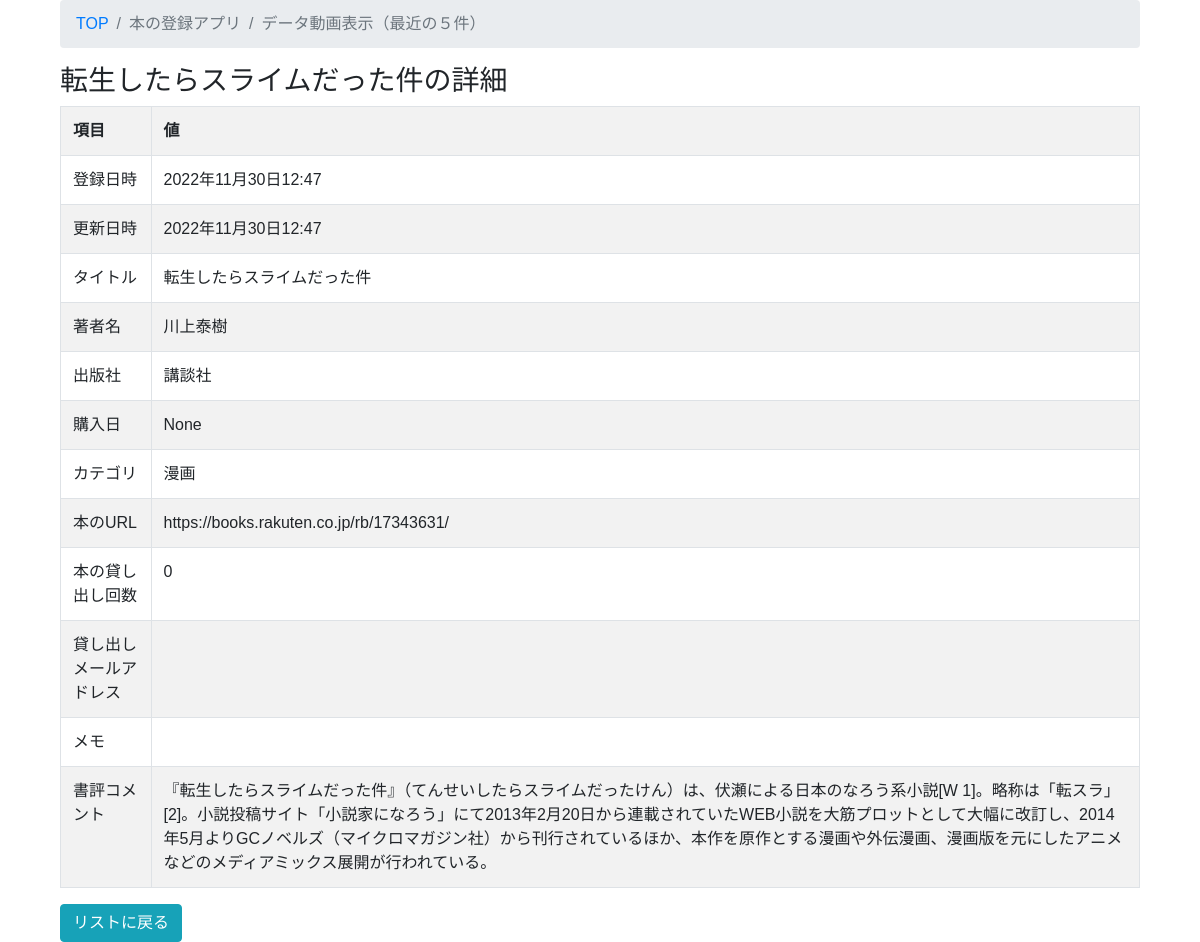
The page /detail/2/ on the database its author committed.
### book/models.py (models this page shows, shortened)
class Book(models.Model):
    class Meta:
       db_table ="book"
       verbose_name ="本の登録"          #追加
       verbose_name_plural ="本の登録"   #追加
    title = models.CharField(verbose_name="本のタイトル", max_length=255, help_text="※入力必須項目")
    author = models.CharField(verbose_name="本の著者名", max_length=30, blank=True)
    publisher = models.CharField(verbose_name="本の出版社", max_length=30, blank=True)
    buydate = models.DateField(verbose_name="購入日",default=datetime.now, null=True, blank=True)
    category = models.ForeignKey(Category, on_delete = models.SET_NULL, verbose_name="カテゴリ", null=True, blank=True)
    url = models.URLField(verbose_name="本のURL（楽天ブックスのURLを入力ください）", max_length=255, help_text="※入力必須項目<br>※重複書籍の登録防止になります", unique=True)
    rental = models.IntegerField(verbose_name="本の貸し出し回数（お手数ですが、貸し出し時に数値をインクリメントください）", blank=True, default=0, help_text="※要望あれば、自動インクリメント機能を実装します")
    email = models.EmailField(verbose_name="本の貸出先E-Mail（本のレンタル時は、E-Mailを入力ください）", max_length=255, blank=True, help_text="※本を返却するときは、E-Mailを削除ください")
    memo = models.TextField(verbose_name="メモ", max_length=255, blank=True)
    comment = models.TextField(verbose_name="本のコメント（書評）", max_length=255, blank=True)
    created_at = models.DateTimeField(verbose_name='登録日時',auto_now_add=True)
    updated_at = models.DateTimeField(verbose_name='更新日時', auto_now=True)

class Category(models.Model):
    class Meta:
       db_table ="category"
       verbose_name ="カテゴリ"         #追加
       verbose_name_plural ="カテゴリ"  #追加
    category_name = models.CharField(max_length=255,unique=True)
    def __str__(self):
       return self.category_name

### book/views.py (the view)
# urls.py: path('detail/<int:pk>/', views.BookDetailView.as_view(), name='book_detail'),
class BookDetailView(DetailView):
    model = Book
    template_name = 'book/book_detail.html'

### book/templates/book/book_detail.html (shortened to what this page needs)
{% extends 'book/base.html' %}
{% load bootstrap %}
{% block content %}
 <form method="post">
   <div class="container">
     <div class="row">
       <div class="col-12">
         <div class="content-wrapper">
           <div class="container-fluid">
             <ol class="breadcrumb">
               <li class="breadcrumb-item">
                 <a href="{% url 'book:book_list' %}">TOP</a>
               </li>
               <li class="breadcrumb-item active">本の登録アプリ</li>
               <li class="breadcrumb-item active">データ動画表示（最近の５件）</li>
             </ol>
            <h3>{{ book.title }}の詳細</h3>
            <div class="table-responsive">
            <table id=book_list width="100%" class="table table-striped table-bordered table-hover">
                <tr>
                  <th>項目</th>
                  <th>値</th>
                </tr>
                <tr>
                  <td>登録日時</td>
                  <td>{{ book.created_at }}</td>
                </tr>
                <tr>
                  <td>更新日時</td>
                  <td>{{ book.updated_at }}</td>
                </tr>
                <tr>
                  <td>タイトル</td>
                  <td>{{ book.title }}</td>
                </tr>
                <tr>
                  <td>著者名</td>
                  <td>{{ book.author }}</td>
                </tr>
                <tr>
                  <td>出版社</td>
                  <td>{{ book.publisher }}</td>
                </tr>
                <tr>
                  <td>購入日</td>
                  <td>{{ book.buydate }}</td>
                </tr>
                <tr>
                  <td>カテゴリ</td>
                  <td>{{ book.category }}</td>
                </tr>
                <tr>
                  <td>本のURL</td>
                  <td>{{ book.url }}</td>
                </tr>
                <tr>
                  <td>本の貸し出し回数</td>
                  <td>{{ book.rental }}</td>
                </tr>
                <tr>
                  <td>貸し出しメールアドレス</td>
                  <td>{{ book.email }}</td>
                </tr>
                <tr>
                  <td>メモ</td>
                  <td>{{ book.memo }}</td>
                </tr>
                <tr>
                  <td>書評コメント</td>
                  <td>{{ book.comment }}</td>
                </tr>
            </table>
            </div>
             <div class="row">
               <div class="col-12">
                 <a class="btn btn-info" href="{% url 'book:book_list' %}">リストに戻る</a>
               </div>
             </div>
          </div>
        </div>
      </div>
   </div>
 </div>
</form>
{% endblock %}

### book/static/style.css (style rules this page uses)
body { font-family: 'M PLUS Rounded 1c', sans-serif; }

### rows shown on the page
Book: title "転生したらスライムだった件", created_at "2022年11月30日12:47", updated_at "2022年11月30日12:47", author "川上泰樹", publisher "講談社", buydate "None", category "漫画", url "https://books.rakuten.co.jp/rb/17343631/", rental "0", comment "『転生したらスライムだった件』（てんせいしたらスライムだったけん）は、伏瀬による日本のなろう系小説[W 1]。略称は「転スラ」[2]。小説投稿サイト「小説家になろう」にて2013年2月20日から連載されていたWEB小説を大筋プロットとして大幅に改訂し、2014年5月よりGCノベルズ（マイクロマガジン社）から刊行されているほか、本作を原作とする漫画や外伝漫画、漫画版を元にしたアニメなどのメディアミックス展開が行われている。"
